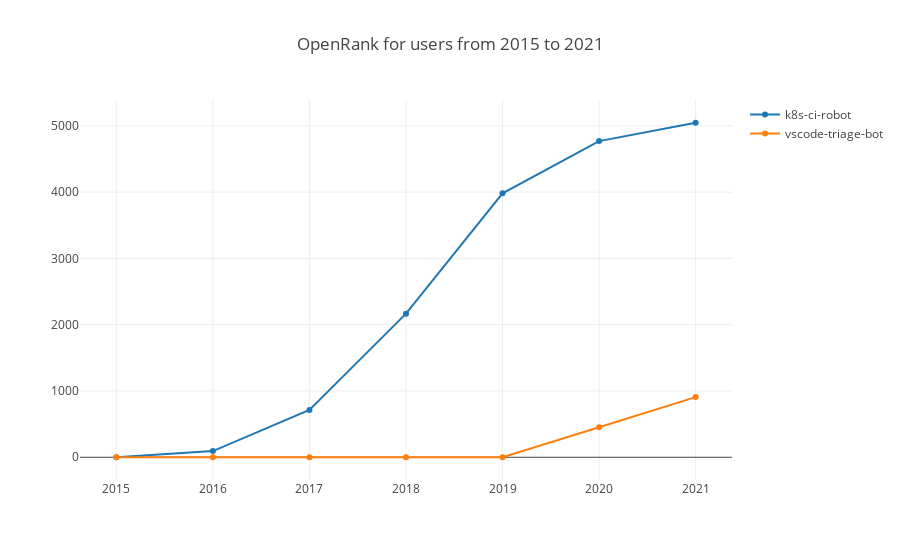

Notebook code cell kept with this figure:
### Markdown cell above
- getUserOpenrank

This function will return the user OpenRank with the config param.

Here is an example of k8s-ci-robot and vscode-triage-bot by year from 2015 to 2021.

### Code cell
var startYear = 2015, startMonth = 1, endYear = 2021, endMonth = 12, x = [];
for (let y = startYear; y <= endYear; y++) x.push(`${y}`);
openDigger.index.openrank.getUserOpenrank({userLogins: ['k8s-ci-robot', 'vscode-triage-bot'], startYear, startMonth, endYear, endMonth, groupTimeRange: 'year'}).then(data => {
    openDigger.render.plotly(data.map(row => {
        return { x, y: row.open_rank, mode: 'scatter', name: row.user_login };
    }), {title: `OpenRank for users from ${startYear} to ${endYear}`, xaxis: {type: 'category'}});
});

### Figure 1 — Plotly figure (JSON) as saved in the notebook; plotly's stock layout.template omitted (floating-point values rounded to 4 significant figures)
{"data": [{"mode": "scatter", "name": "k8s-ci-robot", "x": ["2015", "2016", "2017", "2018", "2019", "2020", "2021"], "y": [0, 92.56, 714.5, 2167.0, 3982.0, 4770.0, 5047.0]}, {"mode": "scatter", "name": "vscode-triage-bot", "x": ["2015", "2016", "2017", "2018", "2019", "2020", "2021"], "y": [0, 0, 0, 0, 0, 452.4, 907.9]}], "layout": {"autosize": true, "title": {"text": "OpenRank for users from 2015 to 2021"}, "xaxis": {"autorange": true, "range": [-0.3716, 6.372], "type": "category"}, "yaxis": {"autorange": true, "range": [-416.5, 5464.0], "type": "linear"}}}
